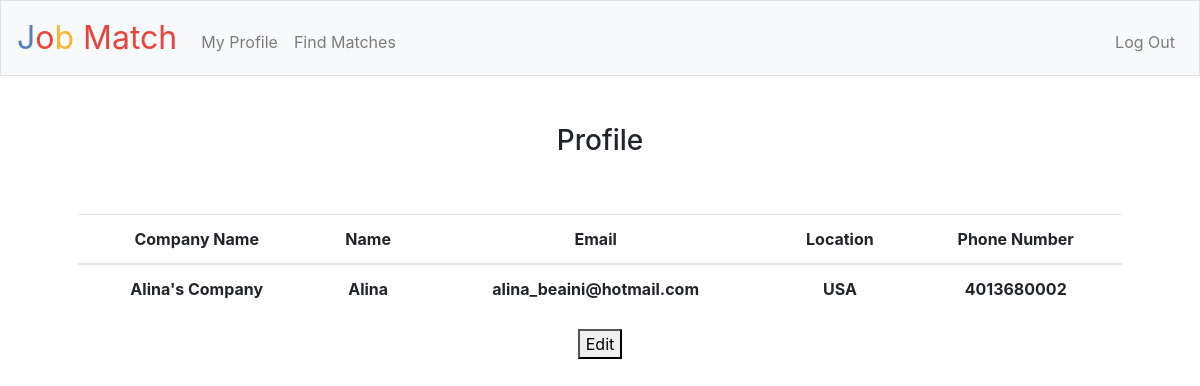
Screenshot of /profile (signed in) with the database file from the repository.
### tables this page shows
CREATE TABLE employers (id INTEGER, userid INTEGER NOT NULL, company TEXT NOT NULL, name TEXT, email TEXT, location TEXT, phone TEXT, PRIMARY KEY(id));

### application.py (the view)
@app.route("/profile", methods=["GET", "POST"])
@login_required
def profile():
    Type = db.execute("SELECT type FROM users WHERE id = ?", session["user_id"])[0]["type"]
    if Type == 'employer':
        info = db.execute("SELECT * FROM employers WHERE userid = ?", session["user_id"])
        return render_template("employerprofile.html", info=info[0])
    else:
        info = db.execute("SELECT * FROM employees WHERE userid = ?", session["user_id"])
        return render_template("employeeprofile.html", info=info[0])
    return apology("TODO")

### application.py (called while the page is built)
@app.after_request
def after_request(response):
    response.headers["Cache-Control"] = "no-cache, no-store, must-revalidate"
    response.headers["Expires"] = 0
    response.headers["Pragma"] = "no-cache"
    return response

### helpers.py (called while the page is built)
def login_required(f):
    @wraps(f)
    def decorated_function(*args, **kwargs):
        if session.get("user_id") is None:
            return redirect("/login")
        return f(*args, **kwargs)
    return decorated_function

### templates/employerprofile.html (shortened to what this page needs)
{% extends "layout.html" %}
{% block main %}
 <h3>Profile</h3>
 <br><br>
 <table class="table">
        <thead>
            <tr>
                <th class="text-start">Company Name</th>
                <th class="text-end">Name</th>
                <th class="text-end">Email</th>
                <th class="text-end">Location</th>
                <th class="text-end">Phone Number</th>
            </tr>
        </thead>
        <tbody>
            <tr>
                <th class="text-start">{{ info["company"] }}</th>
                <th class="text-end">{{ info["name"] }}</th>
                <th class="text-end">{{ info["email"] }}</th>
                <th class="text-end">{{ info["location"] }}</th>
                <th class="text-end">{{ info["phone"] }}</th>
            </tr>
        </tbody>
 </table>
<form action="/edit" method="get">
    <button type="submit">Edit</button>
</form>
{% endblock %}

### static/styles.css (style rules this page uses)
*, *::after, *::before { box-sizing: border-box; }

### rows the page displays
employers: company "Alina's Company", name "Alina", email "alina_beaini@hotmail.com", location "USA", phone "4013680002"
